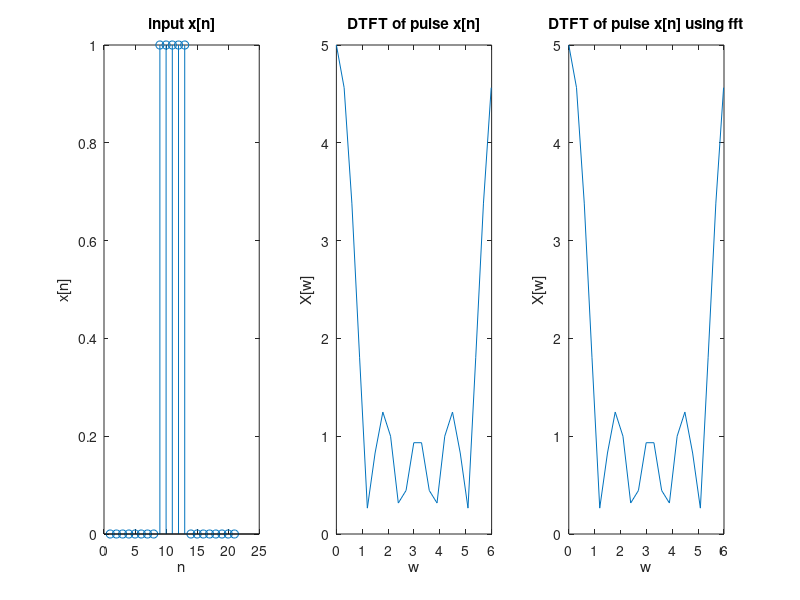

Write MATLAB code to recreate this figure.
% ELEC342 LAB2, Part I Question 2


clc;
clear;

n = [1:21];
w = [0:0.2992:2*pi]

x = zeros(1,21)
x(9:13) = 1;

w_array = 0;

for a = 1:length(w)
    sum = 0;
    
    for b = 1:length(n)
        sum = sum + (x(b) * exp(-(1i)*w(a)*n(b)))
    end
    
    w_array(a) = sum
end

mag_of_w_array = abs(w_array)

x_fft = fft(x);
mag_of_x_fft = abs(x_fft);

subplot(1,3,1)
stem(n,x)
xlabel(' n ')
ylabel(' x[n] ')
title (' input x[n] ')

subplot(1,3,2)
plot(w,mag_of_w_array)
xlabel(' w ')
ylabel(' X[w] ')
title(' DTFT of pulse x[n] ')

subplot(1,3,3)
plot(w,mag_of_x_fft)
xlabel(' w ')
ylabel(' X[w] ')
title(' DTFT of pulse x[n] using fft ')
